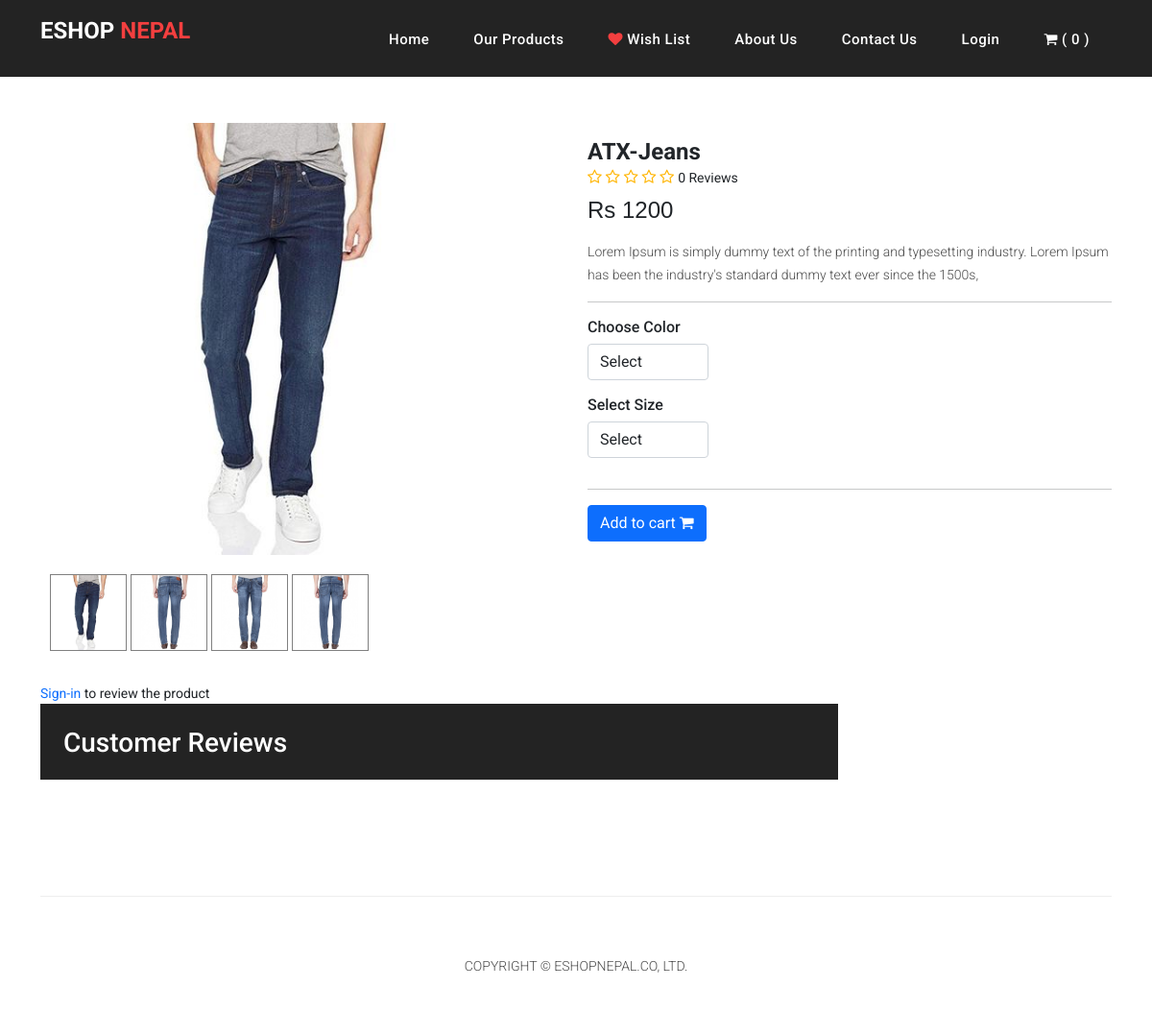
/store/category/jeans/atx-jeans/, run on the app's committed database.
### store/models.py (models this page shows, shortened)
class Product(models.Model):
    product_name = models.CharField(max_length=200, unique=True)
    slug = models.SlugField(max_length=200, unique=True)
    description = models.TextField(max_length=500, blank=True)
    price = models.IntegerField()
    images = models.ImageField(upload_to='photos/products')
    stock = models.IntegerField()
    is_available = models.BooleanField(default=True)
    category = models.ForeignKey(Category, on_delete=models.CASCADE)
    created_date = models.DateTimeField(auto_now_add=True)
    modified_date = models.DateTimeField(auto_now=True)
    def AverageRating(self):
        reviews = ReviewSystem.objects.filter(product=self, status=True).aggregate(average=Avg('rating'))
        avg = 0
        if reviews['average'] is not None:
            avg = float(reviews['average'])
        return avg
    def countReview(self):
        reviews = ReviewSystem.objects.filter(product=self, status=True).aggregate(count=Count('rating'))
        count = 0
        if reviews['count'] is not None:
            count = int(reviews['count'])
        return count

class ProductGallery(models.Model):
    product = models.ForeignKey(Product, default=None, on_delete=models.CASCADE)
    image = models.ImageField(upload_to='store/products', max_length=225)
    class Meta:
        verbose_name = 'productgallery'
        verbose_name_plural = 'product Gallery'

### store/views.py (the view)
# urls.py: path('category/<slug:category_slug>/<slug:product_slug>/', views.product_detail, name = 'product_detail'),
def product_detail(request, product_slug, category_slug):
    try:
        single_product = Product.objects.get(category__slug=category_slug, slug=product_slug)
        in_cart = CartItem.objects.filter(cart__cart_id=_sessionId(request), product=single_product).exists()
    except Exception as e:
        raise e
    reviews = ReviewSystem.objects.filter(product_id=single_product.id, status=True)
    gallery = ProductGallery.objects.filter(product_id=single_product.id)
    context = {
        'single_product':single_product,
        'in_cart':in_cart,
        'reviews':reviews,
        'gallery':gallery,
    }
    return render(request, 'store/product_detail.html',context)

### cart/context_preprocessors.py (called while the page is built)
def counter(request):
    count =0
    if 'admin' in request.path:
        return {}
    else:
        try:
            cart = Cart.objects.filter(cart_id=_sessionId(request))
            if request.user.is_authenticated:
                cart_items = CartItem.objects.all().filter(user=request.user)
            else:
                cart_items = CartItem.objects.all().filter(cart=cart[:1])
            for i in cart_items:
                count += i.quantity
        except Cart.DoesNotExist:
            count = 0
    return dict(cart_count = count)

def wishlist_counter(request):
    if 'admin' in request.path:
        return {}
    else:
        wishlist = WishList.objects.filter(user__id=request.user.id)
        if wishlist is not None:
            wish_count = len(wishlist)
    return dict(wish_count=wish_count)

### cart/views.py (called while the page is built)
def _sessionId(request):
    cart = request.session.session_key
    if not cart:
        cart = request.session.create()
    return cart

### category/context_preprocessor.py (called while the page is built)
def main_link(request):
    links = Category.objects.all()
    return dict(links=links)

### store/models.py (called while the page is built)
    def color(self):
        return super(VariationManager,self).filter(variation_category='color',is_active=True)

    def size(self):
        return super(VariationManager, self).filter(variation_category='size', is_active=True)

### templates/store/product_detail.html (shortened to what this page needs)
{% extends 'base.html' %}
{% load static %}
{% block body %}
<section class="section-content mt-5 bg">
	<div class="container">
		<div class="card">
			<div class="row no-gutters">
				<aside class="col-md-6 col-11">
					<article class="gallery-wrap">
						<div class="img-big-wrap mainImage col-11">
							<center><img src="{{single_product.images.url}}"></center>
						</div>
					</article>
					<ul class="thumb">
						<li>
							<a href="{{single_product.images.url}}" target="mainImage"><img style="width: 80px;
	height: 80px;
	border: 1px solid grey;" src="{{single_product.images.url}}" alt=""></a>
							{% for i in gallery %}
							<a href="{{i.image.url}}" target="mainImage"><img style="width: 80px;
	height: 80px;
	border: 1px solid grey;" src="{{i.image.url}}" alt=""></a>
							{% endfor %}
						</li>
					</ul>
				</aside>
				<main class="col-md-6 col-11 border-left">
					<form action="{% url 'add_cart' single_product.id %}" method="POST">
						<article class="content-body">
							<h2 class="title mt-3" style="font-weight: bold;">{{single_product.product_name}}</h2>
							<span style="color: #ffb503;">
								<i class="fa fa-star{% if single_product.AverageRating < 0.5 %}-o{% elif single_product.AverageRating >= 0.5 and single_product.AverageRating < 1 %}-half-o{% endif %}"
									aria-hidden="true"></i>
								<i class="fa fa-star{% if single_product.AverageRating < 1.5 %}-o{% elif single_product.AverageRating >= 1.5 and single_product.AverageRating < 2 %}-half-o{% endif %}"
									aria-hidden="true"></i>
								<i class="fa fa-star{% if single_product.AverageRating < 2.5 %}-o{% elif single_product.AverageRating >= 2.5 and single_product.AverageRating < 3 %}-half-o{% endif %}"
									aria-hidden="true"></i>
								<i class="fa fa-star{% if single_product.AverageRating < 3.5 %}-o{% elif single_product.AverageRating >= 3.5 and single_product.AverageRating < 4 %}-half-o{% endif %}"
									aria-hidden="true"></i>
								<i class="fa fa-star{% if single_product.AverageRating < 4.5 %}-o{% elif single_product.AverageRating >= 4.5 and single_product.AverageRating < 5 %}-half-o{% endif %}"
									aria-hidden="true"></i>
							</span> <small>{{single_product.countReview}} Reviews</small>
							<div class="mt-2 mb-3">
								<var class="price h4" style="font-style: normal; font-family: Arial, Helvetica, sans-serif">Rs {{single_product.price}}</var>
							</div>
							<p>{{single_product.description}}</p>
							<hr>
							<div class="row">
								<div class="item-option-select" style=" margin-bottom: 1rem; width: 150px;
								display: inline-block;
								margin-right: 15px;">
									<h6 class="mb-2">Choose Color</h6>
									<select class="form-control" name="color" required>
										<option value="" disabled selected>Select</option>
									</select>
								</div>
							</div>
							<div class="row">
								<div class="item-option-select" style=" margin-bottom: 1rem; width: 150px;
								display: inline-block;
								margin-right: 15px;">
									<h6 class="mb-2">Select Size</h6>
									<select class="form-control" name="size">
										<option value="" disabled selected>Select</option>
									</select>
								</div>
							</div>
							<hr>
							{% if single_product.stock <= 0 %} <h5 class="text-danger">Out of Stock<h5>
									{% else %}
									<button type="submit" class="btn  btn-primary"> <span class="text">Add to
											cart</span> <i class="fa fa-shopping-cart"></i> </button>
									{% endif %}
						</article>
					</form>
				</main>
			</div>
		</div>
		<br>
		<div class="row">
			<div class="col-md-9">
				{% if user.is_authenticated %}
				<form action="{% url 'submit_review' single_product.id %}" method="POST">
					{% csrf_token %}
					<h5>Write Your Review</h5>
					<div>
						<label>Rate this Product : </label>
						<br>
						<div class="rate">
							<input type="radio" name="rating" id="rating5" value="5" required /><label for="rating5"
								title="5-star"></label>
							<input type="radio" name="rating" id="rating4" value="4" required /><label for="rating4"
								title="4-star"></label>
							<input type="radio" name="rating" id="rating3" value="3" required /><label for="rating3"
								title="3-star"></label>
							<input type="radio" name="rating" id="rating2" value="2" required /><label for="rating2"
								title="2-star"></label>
							<input type="radio" name="rating" id="rating1" value="1" required /><label for="rating1"
								title="1-star"></label>
						</div>
						<br>
						Review Title:
						<input type="text" class="form-control" name="subject">
						<br>
						Review:
						<br>
						<textarea name="review" class="form-control" cols="30" rows="5"></textarea>
						<br>
						<button type="submit" class="btn btn-primary">Submit</button>
					</div>
					{% include 'includes/alerts.html' %}
					<br>
				</form>
				{% else %}
				<small><span><a href="{% url 'login' %}">Sign-in</a></span> to review the product</small>
				{% endif %}
				<header class="section-heading">
					<h3 style="color: white; padding: 1.5rem;">Customer Reviews</h3>
				</header>
			</div>
		</div>
	</div>
</section>
{% endblock body %}

### static/assets/css/custom.css (style rules this page uses)
ul.thumb { margin:0 auto; padding: 0; float: left; }
ul.thumb li { list-style: none; margin: 10px; }
ul.thumb li img { width: 80px; height: 80px; border: 1px solid grey; }

### static/assets/css/style.css (style rules this page uses)
* { margin: 0; padding: 0; box-sizing: border-box; font-family: 'Roboto', sans-serif; }
.card { border: none; }
h2 { font-size: 1.5rem; }

### static/assets/css/eshop.css (style rules this page uses)
p { margin-bottom: 0px; font-size: 14px; font-weight: 300; color: #4a4a4a; line-height: 24px; }
a { text-decoration: none!important; }
ul { padding: 0; margin: 0; list-style: none; }
h1,h2,h3,h4,h5,h6 { margin: 0px; }
.section-heading { text-align: left; margin-bottom: 60px; border-bottom: 1px solid #eee; }
header { z-index: 99999; width: 100%; height: 80px; background-color: #232323; -webkit-transition: all 0.3s ease-in-out 0s; -moz-transition: all 0.3s ease-in-out 0s; -o-transition: all 0.3s ease-in-out 0s; transition: all 0.3s ease-in-out 0s; }
.item-option-select { margin-bottom: 1rem; display: inline-block; margin-right: 15px; }
.gallery-wrap .img-big-wrap { margin-bottom: 10px; border-radius: 0.37rem; overflow: hidden; background-color: #fff; }
.gallery-wrap .img-big-wrap img { height: 450px; width: auto; display: inline-block; }
ul.thumb { margin: 0 auto; padding: 0; float: left; }
ul.thumb li { list-style: none; margin: 10px; }
ul.thumb li a img { width: 80px; height: 80px; border: 1px solid grey; }

### data on the page
Product: images (picture), product_name "ATX-Jeans", countReview "0", price "1200", description "Lorem Ipsum is simply dummy text of the printing and typesetting industry. Lorem Ipsum has been the industry's standard dummy text ever since the 1500s,"
ProductGallery: image (picture)
ProductGallery: image (picture)
ProductGallery: image (picture)

### other printed values
{{ cart_count }} "0"
